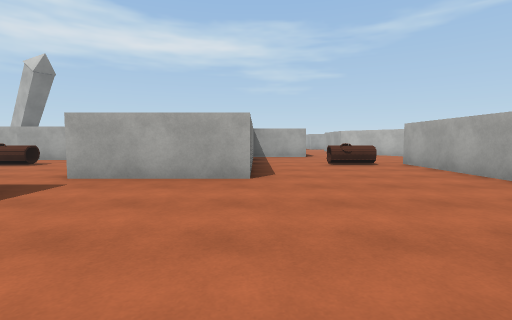
[1] (above)

17 first-person views from a walk through a scene from a Unity 3-D project. The camera is 1.2 m above the floor, tilts 4° down and sees 85° across. The floor is counted in squares, 2 m on a side. Each view is taken from the middle of a square. On the plan, view 1 faces up. The plan holds only what a view shows up to about 9 squares ahead; the rest is blank. The place goes on beyond the plan. Surface patterns are stand-ins for the level's own textures.

[2]
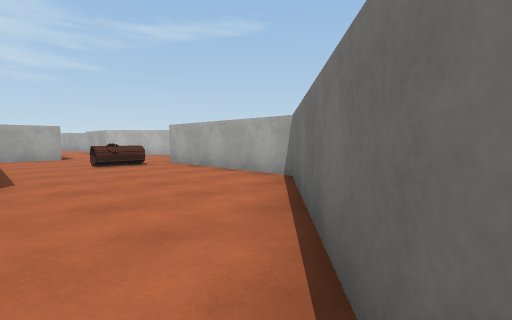

[3]
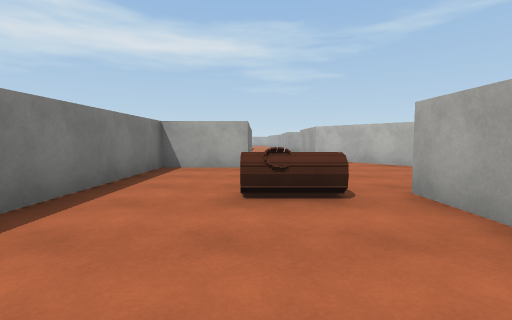

[4]
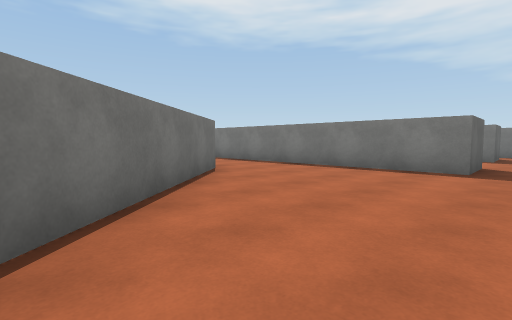

[5]
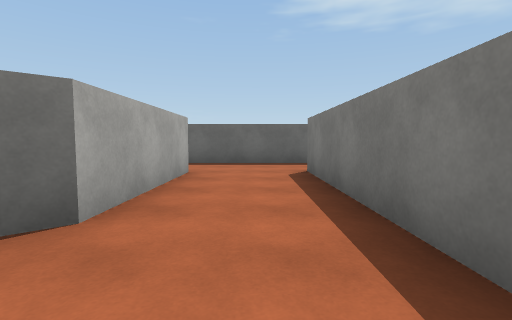

[6]
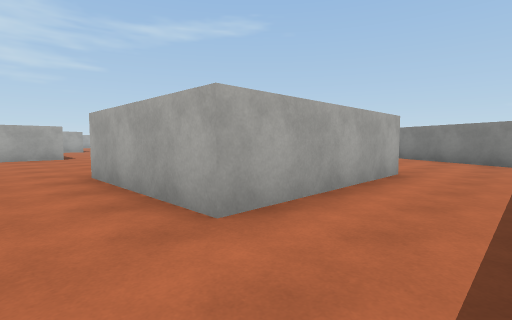

[7]
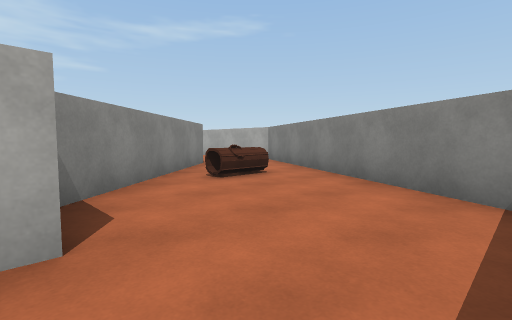

[8]
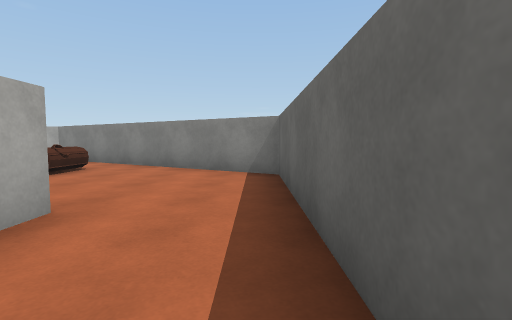

[9]
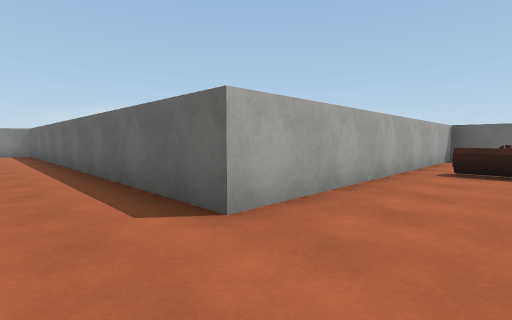

[10]
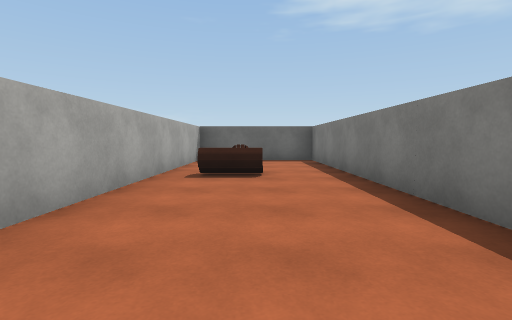

[11]
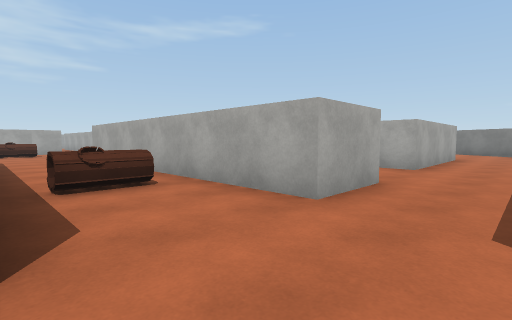

[12]
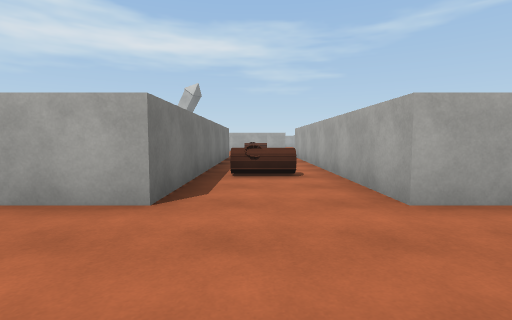

[13]
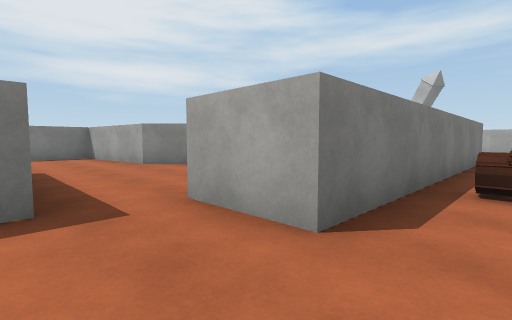

[14]
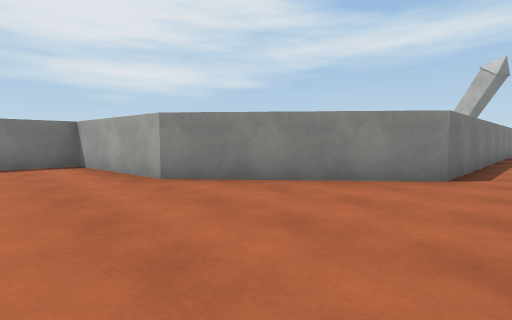

[15]
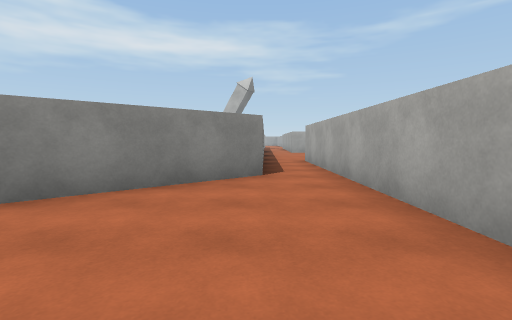

[16]
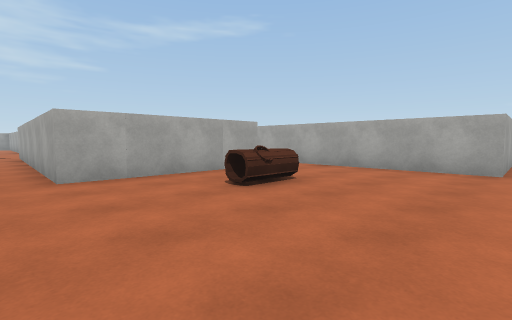

[17]
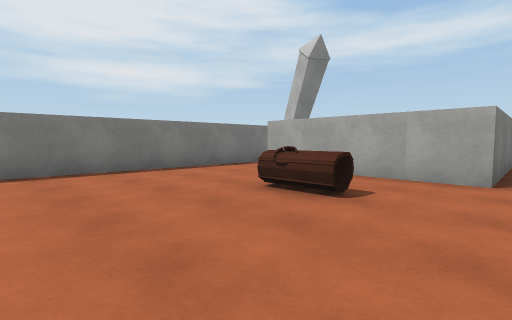

### Floor plan
Points are (right, up) in squares from view 1. A wall is a line through its corners. A room is listed if a view was taken in it or the views show most of it. See-through windows are left out.
Room 1 (views 1, 2, 3, 4, 5, 6, 7, 8)
walls: (-3, 3.2) (-3, -4.5) (-4.6, -4.5); (3.4, -4.3) (-0.7, -4.3) (-0.7, -1) (3.8, 2.9) (3.8, 7.2); (7.3, 0.3) (3.5, -3); (-5.3, -6.4) (5.9, -6.4) (9.1, -0.9); (5.7, 10.4) (3.8, 12.8); (1.8, 12.8) (1.8, 10.2) (-0.1, 10.2) (-0.1, 4.4) (-3, 4.4)
ways out: opening at (-3.5, -5.5) to room 2; opening at (-3, 4) to room 2
objects: other object (2, 7) to (3, 7); other object (6, -2)
Room 2 (views 9, 10, 11, 12, 13, 16, 17)
walls: (-8.6, -0.5) (-8.6, 3.2) (-7, 3.2) (-7, -4.5) (-8.6, -4.5); (-4.6, -4.5) (-4.6, 3.2) (-3, 3.2); (-3, 4.4) (-3, 8.5); (-8.7, -7.8) (-8.7, -14.5) (-5.3, -14.5) (-5.3, -6.4); (-4.4, 8.6) (-8.2, 8.6); (-9.6, 8.6) (-9.9, -0.2)
ways out: opening at (-3.5, -5.5) to room 1; opening at (-3, 4) to room 1; opening at (-9, 0) to room 3; opening at (-8, -5) to room 3; opening at (-9, 9); opening at (-4, 9)
objects: other object (-7, -11) to (-6, -11); other object (-6, -2); other object (-6, 7)
Room 3 (views 14, 15)
walls: (-8.6, -3.5) (-8.6, -0.5); (-9.9, -0.2) (-13.1, -3)
ways out: opening at (-9, 0) to room 2; opening at (-8, -5) to room 2; opening at (-12.5, -4.5)

Positions as (right, up) in squares from view 1, and headings:
1: (0, 0), facing up
2: (0, 0), facing up-right
3: (2, 4), facing up
4: (3, 4), facing down-left
5: (-2, 1), facing down
6: (-2, -6), facing up-right
7: (3, -6), facing up-right
8: (1, -6), facing right
9: (-7, -5), facing down-right
10: (-7, -6), facing down
11: (-7, -6), facing up-right
12: (-6, -7), facing up
13: (-6, -6), facing up-left
14: (-9, -5), facing up-left
15: (-10, -5), facing up
16: (-9, 4), facing up-right
17: (-4, 4), facing up-left
